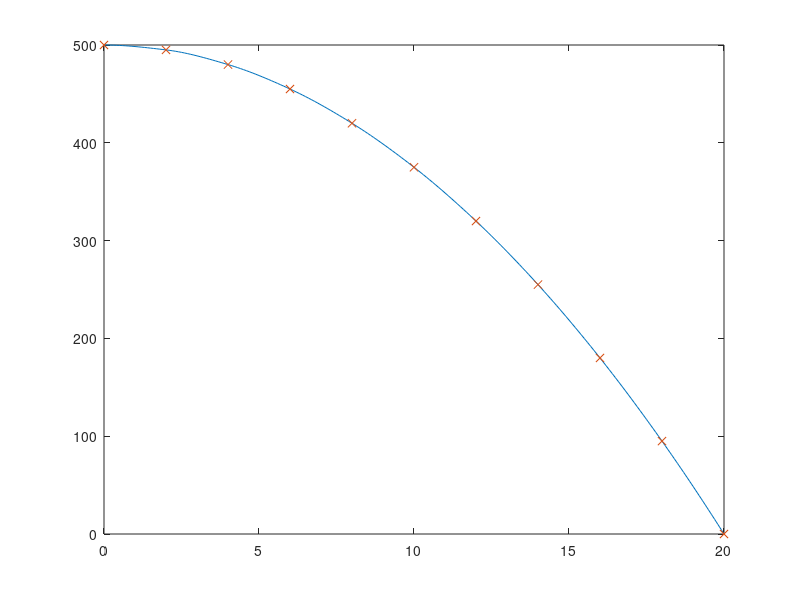
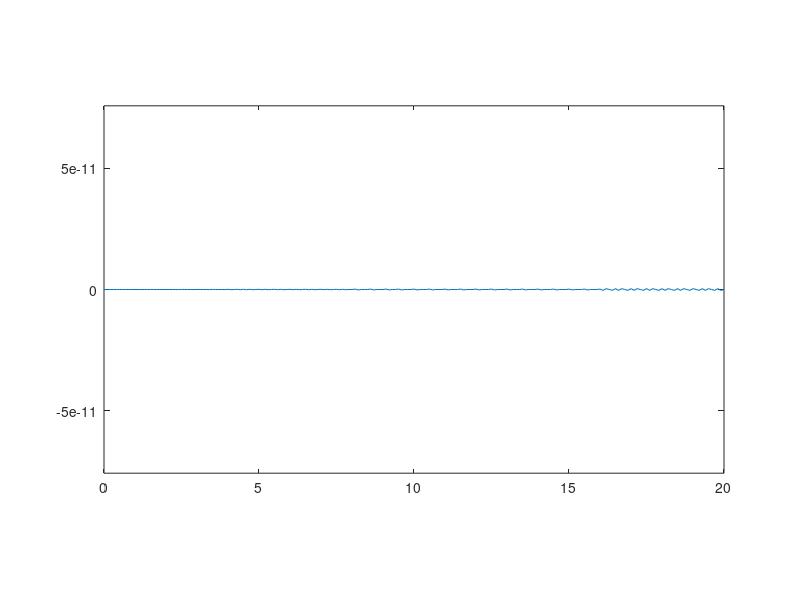

MATLAB code to generate these figures, in order:
% a)
x = 0:2:20;
y = [500,495,480,455,420,375,320,255,180,95,0];
dt = 0.1;
xpol = 0:dt:20;
ypol = interp1(x,y,xpol,'cubic');
plot(xpol,ypol)
hold on
plot(x,y,'x')

% b)

y2(1)=0;y2(length(xpol)) = 0;

for i = 2:length(xpol)-1
    y2(i) = (xpol(i+1)-2*xpol(i)+xpol(i-1))/dt^2;
end
figure(2)
plot(xpol,y2)
axis([0,20,-4*10e-14,4*10e-14])